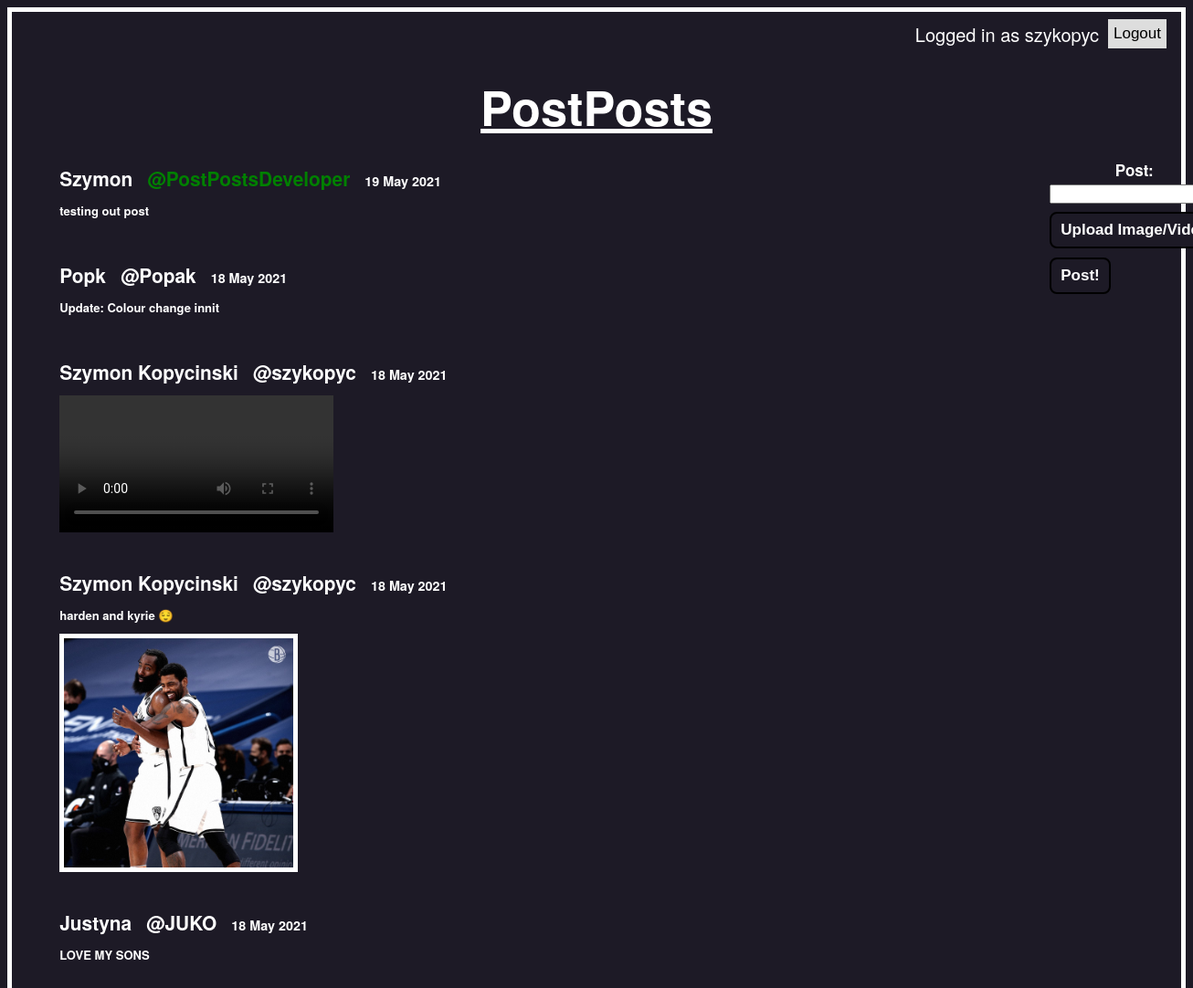
The app's page / (signed in) with its own data.
### tables this page shows
CREATE TABLE posts(date TEXT NOT NULL, username TEXT NOT NULL, displayName TEXT,post TEXT NOT NULL, imagePath TEXT);

### main.py (the view)
@app.route('/')
def home():
  posts=showPosts()
  userName = request.cookies.get('userName')
  userPassword=request.cookies.get('userPassword')
  noContentCookie=request.cookies.get('nocontentwarning')
  try:
    return render_template('index.html',posts=posts.reverse(),noContentCookie=noContentCookie,cookie=userName,passCookie=userPassword)
  except:
    return render_template('index.html',posts=posts, noContentCookie=noContentCookie,cookie=userName,passCookie=userPassword)

### main.py (called while the page is built)
def showPosts():
  con = sqlite3.connect("PostPosts.db")
  cur = con.cursor()
  cur.execute('''SELECT rowid,* FROM posts;''')
  data=cur.fetchall()
  con.close()
  return data

### templates/index.html (shortened to what this page needs)
<!DOCTYPE html>
<html lang="en">
<head>
    <link rel="stylesheet" href='{{ url_for('static', filename='style.css') }}' />
</head>
<body>
  <div id="background">
    <div class="topnav">
      <div class="login-container">
        {% if cookie!=None and passCookie!=None: %}
        <form action="/logout" method="post">
          <label id="logouttext">Logged in as {{cookie}}&ensp;</label><button type="submit">Logout</button>
        </form>
        {% endif %}
      </div>
    </div>
    <p id="title"><u>PostPosts</u></p>
    <div class="container">
        {% if cookie!=None and passCookie!=None: %}
        <div class="createPostWrapper">
            <form action="/createpost" method="post" enctype="multipart/form-data">
                <div class="textBoxWrapper">
                    <span class="textBox">Post:<br><input type="text" name="postContent"><br></span>
                </div>
                <div class="uploadBtnWrapper">
                    <button class="btn">Upload Image/Video:</button>
                    <input id="file"type = "file" name = "file" /><br>
                </div>
                <div class="SubmitBtnWrapper">
                    <button class="btn">Post!</button>
                </div>
            </form>
        </div>
        {% endif %}
        {% for post in posts: %}
        {% set fileurl=post[5].replace(" ","%20") %}
        {% if post == posts[0]: %}
        <div class="postContainer" id="firstPost">
        {% if post[2]=='PostPostsDeveloper': %}
        <h2 class="author">{{ post[3] }}</h2>&emsp;<h2 class="author" id="developer">@{{ post[2] }}</h2>&emsp;<h2 class="date">{{ post[1] }}</h2>
        {% endif %}
        <h2 class="post">{{ post[4] }}</h2>
        </div>
        {% endif %}
        {% if post != posts[0]: %}
        <div class="postContainer">
        <h2 class="author">{{ post[3] }}</h2>&emsp;<h2 class="author">@{{ post[2] }}</h2>&emsp;<h2 class="date">{{ post[1] }}</h2>
        <h2 class="post">{{ post[4] }}</h2>
        {% if post[5] != '' and fileurl.endswith(('.jpeg','.jpg','.png','.gif','.jfif','.PNG')):%}
        <img src={{ fileurl }}>
        {% endif %}
        {% if post[5] != '' and fileurl.endswith(('.mp4','.mov','.webm','.ogg','.mpeg','.m4p')):%}
        <video controls="controls" style="max-height: 20vw;" src={{ fileurl }}>Your browser does not support the video</video>
        {% endif %}
        </div>
        {% endif %}
        {% endfor %}
    </div>
  </div>
</body>
</html>

### static/style.css (style rules this page uses)
body { background-color: #1d1a26; background-attachment: fixed; font-family: "HelveticaNeue-Light", "Helvetica Neue Light", "Helvetica Neue", Helvetica, Arial, "Lucida Grande", sans-serif; color: white; border: 5px solid white; overflow: auto; overflow-x: hidden; }
h2.author { display:inline; font-family: "HelveticaNeue-Light", "Helvetica Neue Light", "Helvetica Neue", Helvetica, Arial, "Lucida Grande", sans-serif; font-size: 1.6vw; }
h2.date { display:inline; font-family: "HelveticaNeue-Light", "Helvetica Neue Light", "Helvetica Neue", Helvetica, Arial, "Lucida Grande", sans-serif; font-size: 1.1vw; }
h2.post { font-family: "HelveticaNeue-Light", "Helvetica Neue Light", "Helvetica Neue", Helvetica, Arial, "Lucida Grande", sans-serif; font-size: 1vw; }
#firstPost { margin-top: 1vw; }
.postContainer { max-width: 60vw; margin-left: 3vw; margin-bottom: 1vw; padding-left: 1vw; padding-bottom: 0.7vw; padding-top: 1vw; white-space: normal; }
.createPostWrapper { font-family: "HelveticaNeue-Light", "Helvetica Neue Light", "Helvetica Neue", Helvetica, Arial, "Lucida Grande", sans-serif; font-size: 1.1vw; display:inline-block; position:absolute; right:0; margin-right:-8vw; width: 20vw; }
img { max-width: 60vw; max-height: 20vw; border: 5px solid white; }
.uploadBtnWrapper { margin-top: 0.7vw; position: relative; overflow: hidden; display: inline-block; }
.btn { border: 2px solid black; color: white; background-color: #1d1a26; padding: 8px 10px; border-radius: 8px ; font-size: 17px; font-weight: bold; }
.textBoxWrapper { margin-top: 0.5vw; position: relative; overflow: hidden; }
.textBox { display: inline-block; color: white; text-align: center; font-size: 17px; font-weight: bold; padding: 0; }
.SubmitBtnWrapper { margin-top: 0.5vw; position: relative; overflow: hidden; }
#title { font-weight: bold; text-align: center; margin-top: 2vw; margin-bottom: 0; color: white; font-size: 4vw; }
* { box-sizing: border-box; }
.topnav { overflow: hidden; }
.topnav .login-container { float: right; }
.topnav .login-container button { float: right; padding: 6px; margin-top: 8px; margin-right: 16px; background: #ddd; font-size: 17px; border: none; cursor: pointer; }
label { position: relative; top: 10px; color: white; font-size: 20px; }
#developer { color: green; }

### records on screen
posts: displayName "Szymon", username "PostPostsDeveloper", date "19 May 2021", post "testing out post"
posts: displayName "Popk", username "Popak", date "18 May 2021", post "Update: Colour change innit"
posts: displayName "Szymon Kopycinski", username "szykopyc", date "18 May 2021"
posts: displayName "Szymon Kopycinski", username "szykopyc", date "18 May 2021", post "harden and kyrie 😌", imagePath (picture)
posts: displayName "Justyna", username "JUKO", date "18 May 2021", post "LOVE MY SONS"

### other values on screen
{{ cookie }} "szykopyc"
